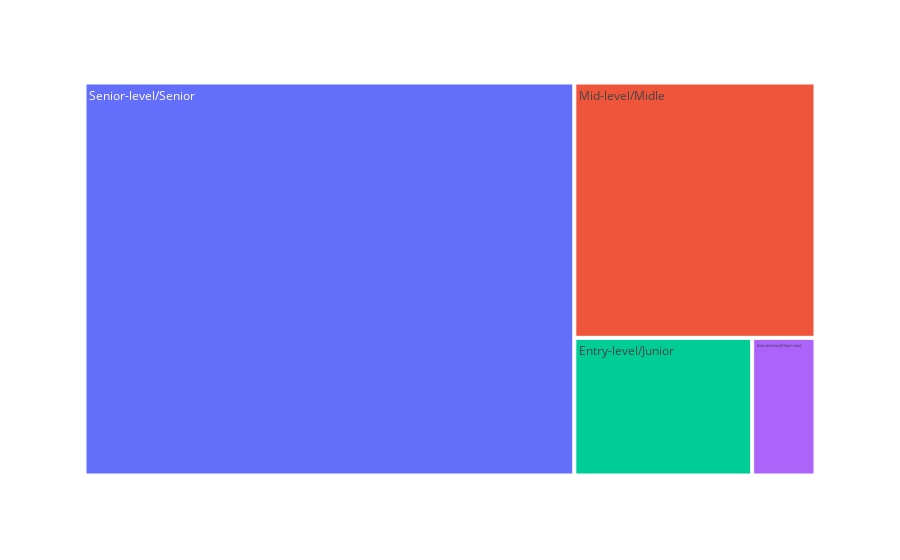

Here is the notebook cell this chart was saved with:
### Code cell
fig = px.treemap(ex_level, path=[ex_level.index], values=ex_level.values)

fig.show()

### Figure 1 — Plotly figure (JSON) as saved in the notebook; plotly's stock layout.template omitted (floating-point values rounded to 4 significant figures)
{"data": [{"branchvalues": "total", "domain": {"x": [0, 1], "y": [0, 1]}, "hovertemplate": "labels=%{label}<br>value=%{value}<br>parent=%{parent}<br>id=%{id}<extra></extra>", "ids": ["Entry-level/Junior", "Executive-level/Team-lead", "Mid-level/Midle", "Senior-level/Senior"], "labels": ["Entry-level/Junior", "Executive-level/Team-lead", "Mid-level/Midle", "Senior-level/Senior"], "name": "", "parents": ["", "", "", ""], "type": "treemap", "values": [320, 114, 805, 2516]}], "layout": {"autosize": true, "legend": {"tracegroupgap": 0}, "margin": {"t": 60}}}
